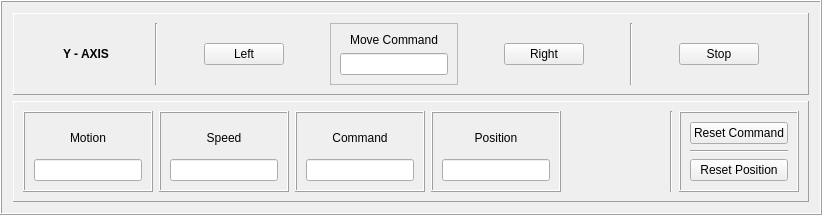
      <widget class="QFrame" name="frame_2">
       <property name="frameShape">
        <enum>QFrame::Box</enum>
       </property>
       <property name="frameShadow">
        <enum>QFrame::Raised</enum>
       </property>
       <layout class="QVBoxLayout" name="verticalLayout_2">
        <item>
         <widget class="QFrame" name="frame_22">
          <property name="frameShape">
           <enum>QFrame::Panel</enum>
          </property>
          <property name="frameShadow">
           <enum>QFrame::Raised</enum>
          </property>
          <layout class="QHBoxLayout" name="horizontalLayout_7">
           <item>
            <spacer name="horizontalSpacer_14">
             <property name="orientation">
              <enum>Qt::Horizontal</enum>
             </property>
             <property name="sizeHint" stdset="0">
              <size>
               <width>40</width>
               <height>20</height>
              </size>
             </property>
            </spacer>
           </item>
           <item>
            <widget class="QLabel" name="label_19">
             <property name="font">
              <font>
               <weight>75</weight>
               <bold>true</bold>
              </font>
             </property>
             <property name="text">
              <string>Y - AXIS</string>
             </property>
             <property name="alignment">
              <set>Qt::AlignCenter</set>
             </property>
            </widget>
           </item>
           <item>
            <spacer name="horizontalSpacer_21">
             <property name="orientation">
              <enum>Qt::Horizontal</enum>
             </property>
             <property name="sizeHint" stdset="0">
              <size>
               <width>40</width>
               <height>20</height>
              </size>
             </property>
            </spacer>
           </item>
           <item>
            <widget class="Line" name="line_2">
             <property name="orientation">
              <enum>Qt::Vertical</enum>
             </property>
            </widget>
           </item>
           <item>
            <spacer name="horizontalSpacer_5">
             <property name="orientation">
              <enum>Qt::Horizontal</enum>
             </property>
             <property name="sizeHint" stdset="0">
              <size>
               <width>40</width>
               <height>20</height>
              </size>
             </property>
            </spacer>
           </item>
           <item>
            <widget class="QPushButton" name="Y_Left">
             <property name="sizePolicy">
              <sizepolicy hsizetype="Minimum" vsizetype="Fixed">
               <horstretch>0</horstretch>
               <verstretch>0</verstretch>
              </sizepolicy>
             </property>
             <property name="text">
              <string>Left</string>
             </property>
            </widget>
           </item>
           <item>
            <spacer name="horizontalSpacer_6">
             <property name="orientation">
              <enum>Qt::Horizontal</enum>
             </property>
             <property name="sizeHint" stdset="0">
              <size>
               <width>40</width>
               <height>20</height>
              </size>
             </property>
            </spacer>
           </item>
           <item>
            <widget class="QFrame" name="frame_24">
             <property name="frameShape">
              <enum>QFrame::StyledPanel</enum>
             </property>
             <property name="frameShadow">
              <enum>QFrame::Raised</enum>
             </property>
             <layout class="QVBoxLayout" name="verticalLayout_22">
              <item>
               <widget class="QLabel" name="label_20">
                <property name="text">
                 <string>Move Command</string>
                </property>
                <property name="alignment">
                 <set>Qt::AlignCenter</set>
                </property>
               </widget>
              </item>
              <item>
               <widget class="QLineEdit" name="Y_MoveCommand">
                <property name="alignment">
                 <set>Qt::AlignCenter</set>
                </property>
               </widget>
              </item>
             </layout>
            </widget>
           </item>
           <item>
            <spacer name="horizontalSpacer_7">
             <property name="orientation">
              <enum>Qt::Horizontal</enum>
             </property>
             <property name="sizeHint" stdset="0">
              <size>
               <width>40</width>
               <height>20</height>
              </size>
             </property>
            </spacer>
           </item>
           <item>
            <widget class="QPushButton" name="Y_Right">
             <property name="text">
              <string>Right</string>
             </property>
            </widget>
           </item>
           <item>
            <spacer name="horizontalSpacer_8">
             <property name="orientation">
              <enum>Qt::Horizontal</enum>
             </property>
             <property name="sizeHint" stdset="0">
              <size>
               <width>40</width>
               <height>20</height>
              </size>
             </property>
            </spacer>
           </item>
           <item>
            <widget class="Line" name="line_5">
             <property name="orientation">
              <enum>Qt::Vertical</enum>
             </property>
            </widget>
           </item>
           <item>
            <spacer name="horizontalSpacer_17">
             <property name="orientation">
              <enum>Qt::Horizontal</enum>
             </property>
             <property name="sizeHint" stdset="0">
              <size>
               <width>40</width>
               <height>20</height>
              </size>
             </property>
            </spacer>
           </item>
           <item>
            <widget class="QPushButton" name="Y_Stop">
             <property name="sizePolicy">
              <sizepolicy hsizetype="Minimum" vsizetype="Fixed">
               <horstretch>0</horstretch>
               <verstretch>0</verstretch>
              </sizepolicy>
             </property>
             <property name="text">
              <string>Stop</string>
             </property>
            </widget>
           </item>
           <item>
            <spacer name="horizontalSpacer_23">
             <property name="orientation">
              <enum>Qt::Horizontal</enum>
             </property>
             <property name="sizeHint" stdset="0">
              <size>
               <width>40</width>
               <height>20</height>
              </size>
             </property>
            </spacer>
           </item>
          </layout>
         </widget>
        </item>
        <item>
         <widget class="QFrame" name="frame_4">
          <property name="frameShape">
           <enum>QFrame::Panel</enum>
          </property>
          <property name="frameShadow">
           <enum>QFrame::Raised</enum>
          </property>
          <layout class="QHBoxLayout" name="horizontalLayout_2">
           <item>
            <widget class="QFrame" name="frame_11">
             <property name="frameShape">
              <enum>QFrame::Box</enum>
             </property>
             <property name="frameShadow">
              <enum>QFrame::Raised</enum>
             </property>
             <layout class="QVBoxLayout" name="verticalLayout_8">
              <item>
               <widget class="QLabel" name="label_9">
                <property name="text">
                 <string>Motion</string>
                </property>
                <property name="alignment">
                 <set>Qt::AlignCenter</set>
                </property>
               </widget>
              </item>
              <item>
               <widget class="QLineEdit" name="Y_Motion">
                <property name="alignment">
                 <set>Qt::AlignCenter</set>
                </property>
                <property name="readOnly">
                 <bool>true</bool>
                </property>
               </widget>
              </item>
             </layout>
            </widget>
           </item>
           <item>
            <widget class="QFrame" name="frame_18">
             <property name="frameShape">
              <enum>QFrame::Box</enum>
             </property>
             <property name="frameShadow">
              <enum>QFrame::Raised</enum>
             </property>
             <layout class="QVBoxLayout" name="verticalLayout_18">
              <item>
               <widget class="QLabel" name="label_16">
                <property name="text">
                 <string>Speed</string>
                </property>
                <property name="alignment">
                 <set>Qt::AlignCenter</set>
                </property>
               </widget>
              </item>
              <item>
               <widget class="QLineEdit" name="Y_Speed">
                <property name="alignment">
                 <set>Qt::AlignCenter</set>
                </property>
                <property name="readOnly">
                 <bool>true</bool>
                </property>
               </widget>
              </item>
             </layout>
            </widget>
           </item>
           <item>
            <widget class="QFrame" name="frame_12">
             <property name="frameShape">
              <enum>QFrame::Box</enum>
             </property>
             <property name="frameShadow">
              <enum>QFrame::Raised</enum>
             </property>
             <layout class="QVBoxLayout" name="verticalLayout_9">
              <item>
               <widget class="QLabel" name="label_10">
                <property name="text">
                 <string>Command</string>
                </property>
                <property name="alignment">
                 <set>Qt::AlignCenter</set>
                </property>
               </widget>
              </item>
              <item>
               <widget class="QLineEdit" name="Y_Command">
                <property name="alignment">
                 <set>Qt::AlignCenter</set>
                </property>
                <property name="readOnly">
                 <bool>true</bool>
                </property>
               </widget>
              </item>
             </layout>
            </widget>
           </item>
           <item>
            <widget class="QFrame" name="frame_13">
             <property name="frameShape">
              <enum>QFrame::Box</enum>
             </property>
             <property name="frameShadow">
              <enum>QFrame::Raised</enum>
             </property>
             <layout class="QVBoxLayout" name="verticalLayout_10">
              <item>
               <widget class="QLabel" name="label_11">
                <property name="text">
                 <string>Position</string>
                </property>
                <property name="alignment">
                 <set>Qt::AlignCenter</set>
                </property>
               </widget>
              </item>
              <item>
               <widget class="QLineEdit" name="Y_Position">
                <property name="alignment">
                 <set>Qt::AlignCenter</set>
                </property>
                <property name="readOnly">
                 <bool>true</bool>
                </property>
               </widget>
              </item>
             </layout>
            </widget>
           </item>
           <item>
            <spacer name="horizontalSpacer_26">
             <property name="orientation">
              <enum>Qt::Horizontal</enum>
             </property>
             <property name="sizeHint" stdset="0">
              <size>
               <width>40</width>
               <height>20</height>
              </size>
             </property>
            </spacer>
           </item>
           <item>
            <widget class="Line" name="line_10">
             <property name="orientation">
              <enum>Qt::Vertical</enum>
             </property>
            </widget>
           </item>
           <item>
            <widget class="QFrame" name="frame_29">
             <property name="frameShape">
              <enum>QFrame::Box</enum>
             </property>
             <property name="frameShadow">
              <enum>QFrame::Raised</enum>
             </property>
             <layout class="QVBoxLayout" name="verticalLayout_26">
              <item>
               <widget class="QPushButton" name="Y_ResetCMD">
                <property name="text">
                 <string>Reset Command</string>
                </property>
               </widget>
              </item>
              <item>
               <widget class="Line" name="line_9">
                <property name="orientation">
                 <enum>Qt::Horizontal</enum>
                </property>
               </widget>
              </item>
              <item>
               <widget class="QPushButton" name="Y_ResetPos">
                <property name="text">
                 <string>Reset Position</string>
                </property>
               </widget>
              </item>
             </layout>
            </widget>
           </item>
          </layout>
         </widget>
        </item>
       </layout>
      </widget>
